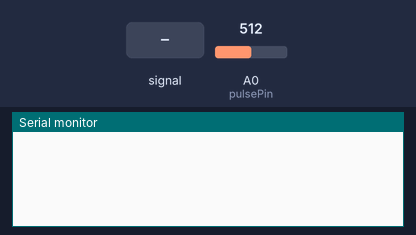
Bench run of a sketch on a simulated Arduino Uno, built with avr-gcc and run on an emulated ATmega328P. Shown: the last lines printed to the serial monitor. The inputs (shaded band) are chosen by the test bench; at power-on: A0 (pulsePin) = 512.

Above: at 1.2 s.
1.3 s: A0 (pulsePin) fed a 200 Hz sine of ±81 counts around its level
At 1.56 s:
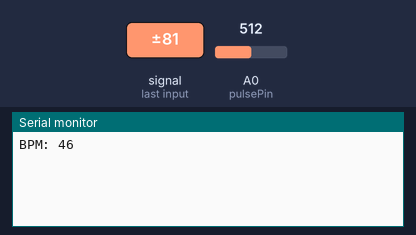
3.2 s: A0 (pulsePin) set to 530
At 3.46 s:
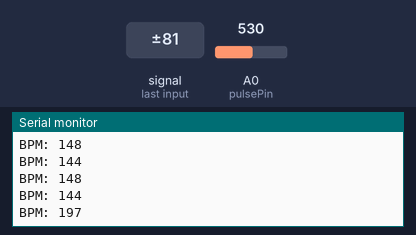
4.7 s: A0 (pulsePin) fed a 1000 Hz sine of ±255 counts around its level
At 5.01 s:
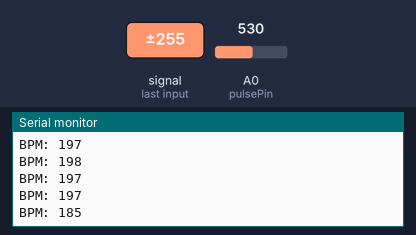
Timing chart, 0 to 7.7 s (numbered marks = the images above; inputs shaded):
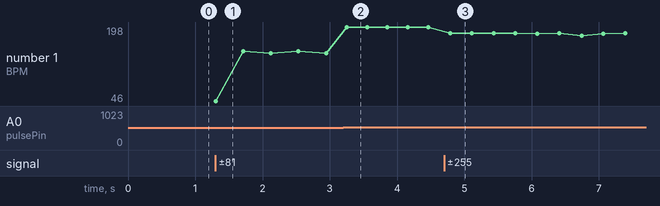

The sketch:

sketch_jul11a_copy_20240711232844.ino
```cpp
const int pulsePin = A0;  // A0 connected to JY-039 signal pin
int signal;
int threshold = 520;  // Adjust this based on your sensor readings
unsigned long lastBeat = 0;
int bpm = 0;

void setup() {
  Serial.begin(9600);
  pinMode(pulsePin, INPUT);
}

void loop() {
  signal = analogRead(pulsePin);

  if (signal > threshold && (millis() - lastBeat) > 300) {
    unsigned long currentTime = millis();
    bpm = 60000 / (currentTime - lastBeat);
    lastBeat = currentTime;

    Serial.print("BPM: ");
    Serial.println(bpm);
  }

  delay(10);  // smooth read
}
```

Measured:
- after the input at 1.3 s, the serial monitor: prints a new line at once (image 1)
- after the input at 3.2 s, the serial monitor: prints a new line after 0.05 s (image 2)
- after the input at 4.7 s, the serial monitor: prints a new line after 0.09 s (image 3)
- plotted number 1: 144 → 197 after the input at 3.2 s, 197 → 185 after the input at 4.7 s
